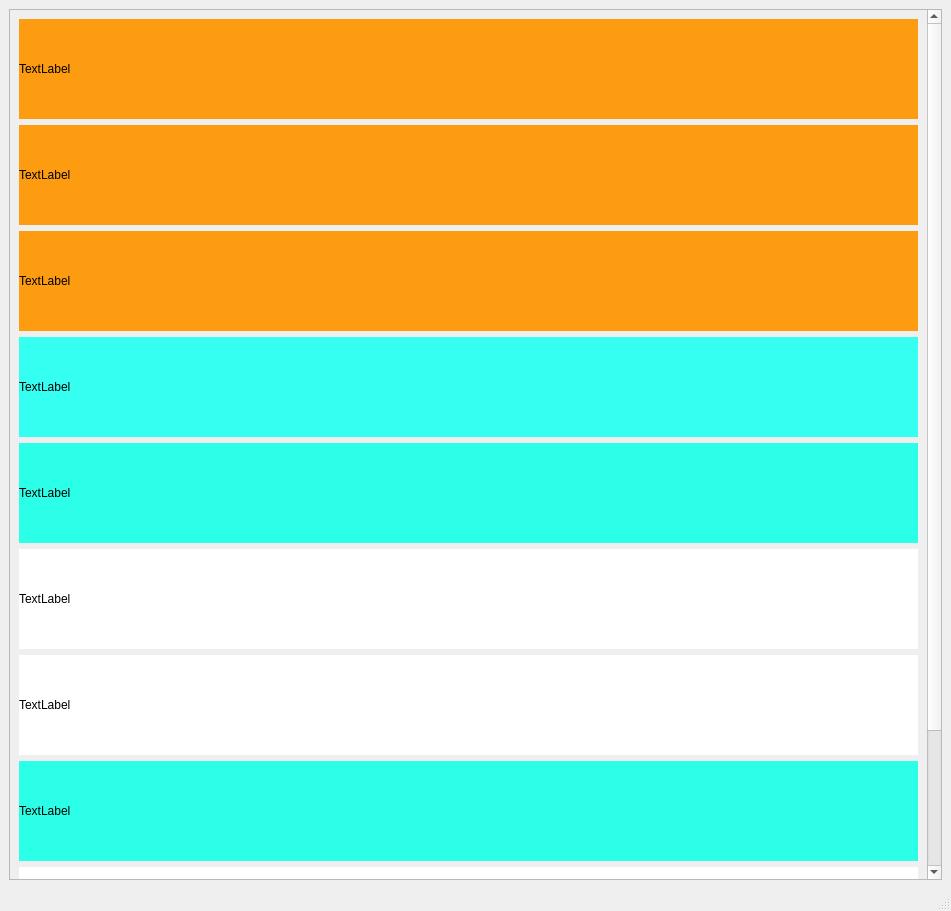
<?xml version="1.0" encoding="UTF-8"?>
<ui version="4.0">
 <class>MainWindow</class>
 <widget class="QMainWindow" name="MainWindow">
  <property name="geometry">
   <rect>
    <x>0</x>
    <y>0</y>
    <width>951</width>
    <height>911</height>
   </rect>
  </property>
  <property name="windowTitle">
   <string>MainWindow</string>
  </property>
  <widget class="QWidget" name="centralwidget">
   <layout class="QVBoxLayout" name="verticalLayout">
    <item>
     <widget class="QScrollArea" name="scrollArea">
      <property name="sizePolicy">
       <sizepolicy hsizetype="Preferred" vsizetype="Preferred">
        <horstretch>0</horstretch>
        <verstretch>0</verstretch>
       </sizepolicy>
      </property>
      <property name="minimumSize">
       <size>
        <width>600</width>
        <height>300</height>
       </size>
      </property>
      <property name="widgetResizable">
       <bool>true</bool>
      </property>
      <widget class="QWidget" name="scrollAreaWidgetContents">
       <property name="geometry">
        <rect>
         <x>0</x>
         <y>-217</y>
         <width>910</width>
         <height>1057</height>
        </rect>
       </property>
       <layout class="QVBoxLayout" name="verticalLayout_2">
        <item>
         <widget class="QLabel" name="label_7">
          <property name="sizePolicy">
           <sizepolicy hsizetype="Preferred" vsizetype="Fixed">
            <horstretch>0</horstretch>
            <verstretch>0</verstretch>
           </sizepolicy>
          </property>
          <property name="minimumSize">
           <size>
            <width>300</width>
            <height>100</height>
           </size>
          </property>
          <property name="styleSheet">
           <string notr="true">background-color: rgb(253, 155, 17);</string>
          </property>
          <property name="text">
           <string>TextLabel</string>
          </property>
         </widget>
        </item>
        <item>
         <widget class="QLabel" name="label_6">
          <property name="sizePolicy">
           <sizepolicy hsizetype="Preferred" vsizetype="Fixed">
            <horstretch>0</horstretch>
            <verstretch>0</verstretch>
           </sizepolicy>
          </property>
          <property name="minimumSize">
           <size>
            <width>300</width>
            <height>100</height>
           </size>
          </property>
          <property name="styleSheet">
           <string notr="true">background-color: rgb(253, 155, 17);</string>
          </property>
          <property name="text">
           <string>TextLabel</string>
          </property>
         </widget>
        </item>
        <item>
         <widget class="QLabel" name="label_4">
          <property name="sizePolicy">
           <sizepolicy hsizetype="Preferred" vsizetype="Fixed">
            <horstretch>0</horstretch>
            <verstretch>0</verstretch>
           </sizepolicy>
          </property>
          <property name="minimumSize">
           <size>
            <width>300</width>
            <height>100</height>
           </size>
          </property>
          <property name="styleSheet">
           <string notr="true">background-color: rgb(253, 155, 17);</string>
          </property>
          <property name="text">
           <string>TextLabel</string>
          </property>
         </widget>
        </item>
        <item>
         <widget class="QLabel" name="label_2">
          <property name="sizePolicy">
           <sizepolicy hsizetype="Preferred" vsizetype="Fixed">
            <horstretch>0</horstretch>
            <verstretch>0</verstretch>
           </sizepolicy>
          </property>
          <property name="minimumSize">
           <size>
            <width>300</width>
            <height>100</height>
           </size>
          </property>
          <property name="styleSheet">
           <string notr="true">background-color: rgb(53, 255, 240);</string>
          </property>
          <property name="text">
           <string>TextLabel</string>
          </property>
         </widget>
        </item>
        <item>
         <widget class="QLabel" name="label_5">
          <property name="sizePolicy">
           <sizepolicy hsizetype="Preferred" vsizetype="Fixed">
            <horstretch>0</horstretch>
            <verstretch>0</verstretch>
           </sizepolicy>
          </property>
          <property name="minimumSize">
           <size>
            <width>300</width>
            <height>100</height>
           </size>
          </property>
          <property name="styleSheet">
           <string notr="true">background-color: rgb(43, 255, 231);</string>
          </property>
          <property name="text">
           <string>TextLabel</string>
          </property>
         </widget>
        </item>
        <item>
         <widget class="QLabel" name="label_3">
          <property name="sizePolicy">
           <sizepolicy hsizetype="Preferred" vsizetype="Fixed">
            <horstretch>0</horstretch>
            <verstretch>0</verstretch>
           </sizepolicy>
          </property>
          <property name="minimumSize">
           <size>
            <width>300</width>
            <height>100</height>
           </size>
          </property>
          <property name="styleSheet">
           <string notr="true">background-color: rgb(255, 255, 255);</string>
          </property>
          <property name="text">
           <string>TextLabel</string>
          </property>
         </widget>
        </item>
        <item>
         <widget class="QLabel" name="label_8">
          <property name="sizePolicy">
           <sizepolicy hsizetype="Preferred" vsizetype="Fixed">
            <horstretch>0</horstretch>
            <verstretch>0</verstretch>
           </sizepolicy>
          </property>
          <property name="minimumSize">
           <size>
            <width>300</width>
            <height>100</height>
           </size>
          </property>
          <property name="styleSheet">
           <string notr="true">background-color: rgb(255, 255, 255);</string>
          </property>
          <property name="text">
           <string>TextLabel</string>
          </property>
         </widget>
        </item>
        <item>
         <widget class="QLabel" name="label_9">
          <property name="sizePolicy">
           <sizepolicy hsizetype="Preferred" vsizetype="Fixed">
            <horstretch>0</horstretch>
            <verstretch>0</verstretch>
           </sizepolicy>
          </property>
          <property name="minimumSize">
           <size>
            <width>300</width>
            <height>100</height>
           </size>
          </property>
          <property name="styleSheet">
           <string notr="true">background-color: rgb(43, 255, 231);</string>
          </property>
          <property name="text">
           <string>TextLabel</string>
          </property>
         </widget>
        </item>
        <item>
         <widget class="QLabel" name="label">
          <property name="sizePolicy">
           <sizepolicy hsizetype="Preferred" vsizetype="Fixed">
            <horstretch>0</horstretch>
            <verstretch>0</verstretch>
           </sizepolicy>
          </property>
          <property name="minimumSize">
           <size>
            <width>300</width>
            <height>100</height>
           </size>
          </property>
          <property name="styleSheet">
           <string notr="true">background-color: rgb(255, 255, 255);</string>
          </property>
          <property name="text">
           <string>TextLabel</string>
          </property>
         </widget>
        </item>
        <item>
         <widget class="QGroupBox" name="groupBox">
          <property name="title">
           <string>GroupBox</string>
          </property>
          <layout class="QHBoxLayout" name="horizontalLayout">
           <item>
            <widget class="QPushButton" name="pushButtonOK">
             <property name="text">
              <string>OK</string>
             </property>
            </widget>
           </item>
           <item>
            <widget class="QPushButton" name="pushButtonCancel">
             <property name="text">
              <string>Cancel</string>
             </property>
            </widget>
           </item>
          </layout>
         </widget>
        </item>
       </layout>
      </widget>
     </widget>
    </item>
   </layout>
  </widget>
  <widget class="QMenuBar" name="menubar">
   <property name="geometry">
    <rect>
     <x>0</x>
     <y>0</y>
     <width>951</width>
     <height>24</height>
    </rect>
   </property>
  </widget>
  <widget class="QStatusBar" name="statusbar"/>
 </widget>
 <resources/>
 <connections/>
</ui>
